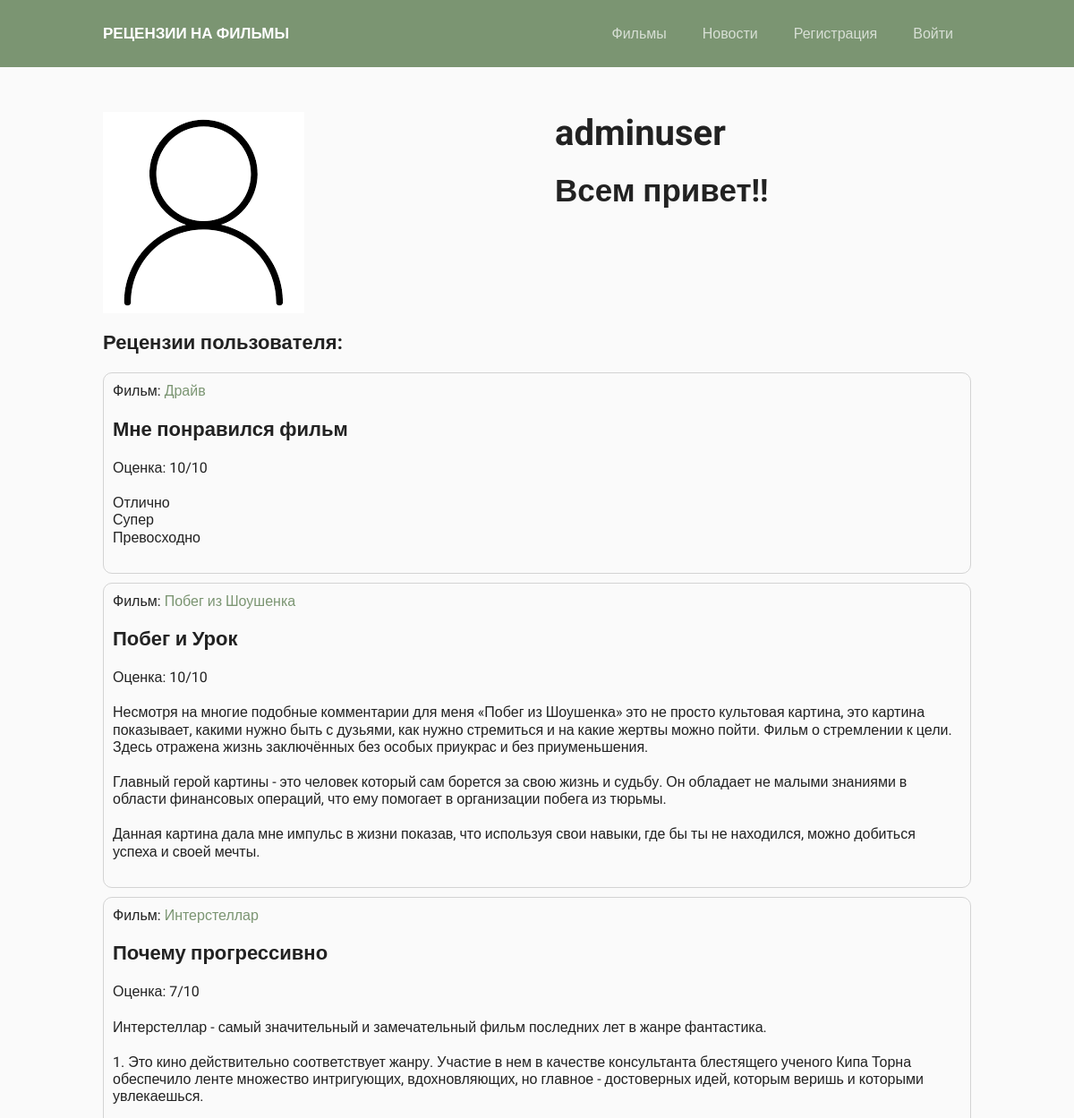
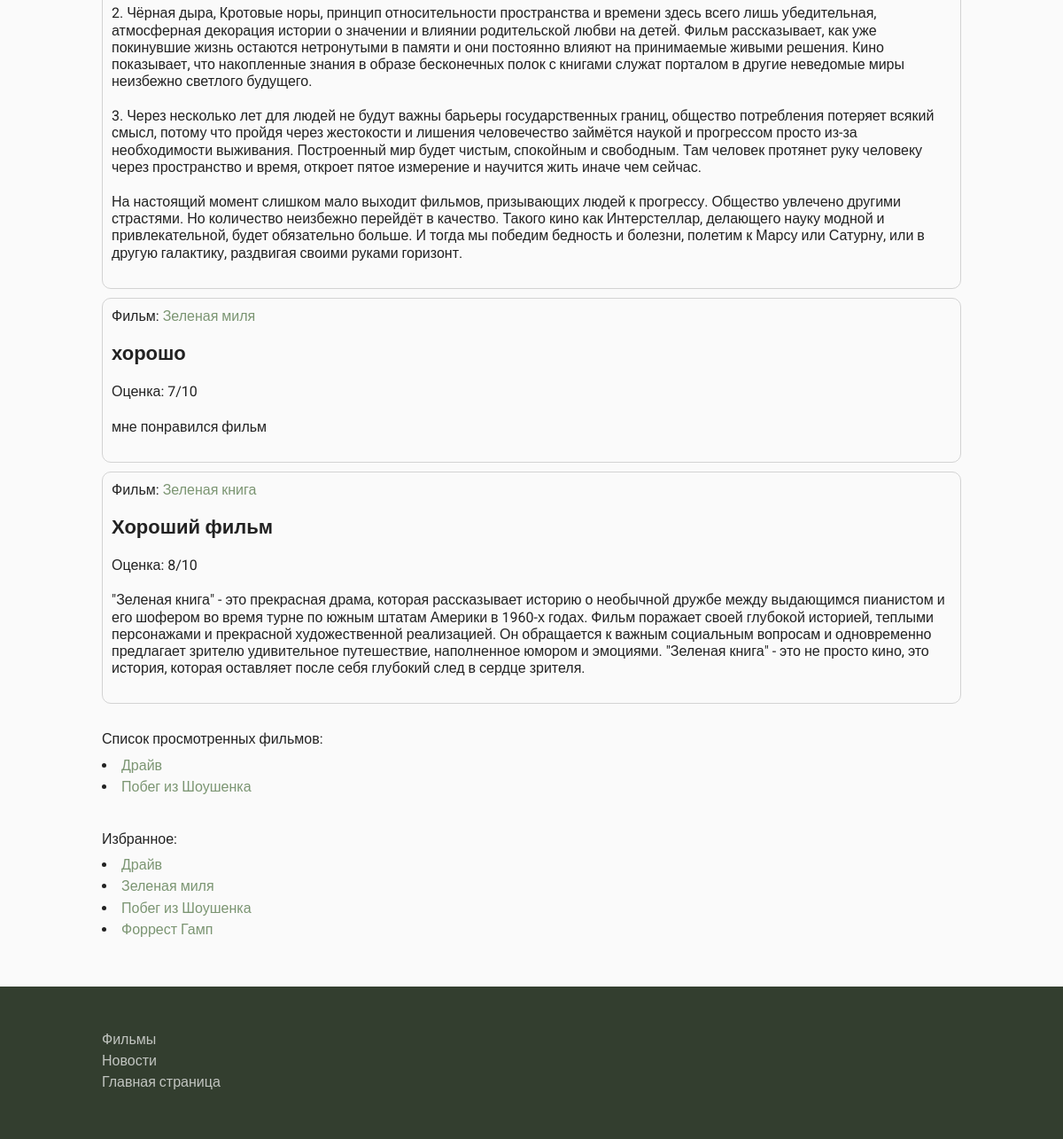
The app's page /profile/1 with its own data (2 pictures, top to bottom).
### movieapp/models.py (models this page shows, shortened)
class Profile(models.Model):
    user = models.OneToOneField(User, on_delete=models.CASCADE)
    avatar = models.ImageField(null=True, blank=True, upload_to="photos/%Y/%m/%d/")
    status = models.CharField(verbose_name="User status", null=True, blank=True, max_length=255)
    time_create=models.DateTimeField(auto_now_add=True)
    time_update=models.DateTimeField(auto_now=True)
    is_worker = models.BooleanField(default=False)
    class Meta:
        verbose_name = "Profile"
        verbose_name_plural = "Profiles"

class Review(models.Model):
    FILM_MARKS = [
        ('1', '1'),
        ('2', '2'),
        ('3', '3'),
        ('4', '4'),
        ('5', '5'),
        ('6', '6'),
        ('7', '7'),
        ('8', '8'),
        ('9', '9'),
        ('10', '10'),
    ]
    user = models.ForeignKey(User, on_delete=models.CASCADE)
    Review_title = models.CharField(max_length=255)
    Mark = models.CharField(max_length=2, choices=FILM_MARKS)
    Main_text = models.TextField()
    Moviee=models.ForeignKey(Film, on_delete=models.CASCADE)
    time_create = models.DateTimeField(auto_now_add=True)
    time_update = models.DateTimeField(auto_now=True)
    class Meta:
        verbose_name = "Review"
        verbose_name_plural = "Reviews"

class Film(models.Model):
    film_title = models.CharField(max_length=255)
    user = models.ForeignKey(User, on_delete=models.CASCADE)
    picture = models.ImageField(upload_to="photos/%Y/%m/%d/")
    Year = models.CharField(verbose_name="Production year", max_length=50)
    time_create = models.DateTimeField(auto_now_add=True)
    time_update = models.DateTimeField(auto_now=True)
    genre = models.CharField(max_length=255)
    actors = models.CharField(max_length=255)
    director = models.CharField(max_length=255)
    description = models.TextField()
    users_favorites = models.ManyToManyField(User, related_name = "users_favorites")
    users_viewed = models.ManyToManyField(User, related_name = "users_vieved")
    def __str__(self):
        return self.film_title
    class Meta:
        verbose_name = "Film"
        verbose_name_plural = "Films"

### movieapp/views.py (the view)
# urls.py: re_path(r'^profile/(?P<id>\w+)\/?$', show_profile, name = 'show_profile'),
def show_profile(request, id):
    my = False
    if id =="my" and request.user.is_authenticated==False:
        return redirect('home')
    else:
        if id == "my" :
            user = User.objects.get(pk=request.user.pk)
            my = True
        else:
            profilechek = User.objects.filter(pk=int(id))
            if len(profilechek) != 0:
                user = User.objects.get(pk=int(id))
            else:
                return redirect('home')
        if user.pk == request.user.pk:
            my = True
        reviews = Review.objects.filter(user=user.pk)
        viewed = user.users_vieved.all()
        favorites = user.users_favorites.all()
        context = {
            'user': user,
            'my': my,
            'reviews': reviews,
            'viewed': viewed,
            'favorites': favorites,
        }
        return render(request, "movieapp/profile.html", context)

### movieapp/templates/movieapp/profile.html (shortened to what this page needs)
{% extends 'movieapp/base.html' %}
{% block content %}
<div class="userprofile_container">
    <div class="useravatar">
    {% if user.profile.avatar %}
        <p style ="word-wrap: break-word; margin-bottom: 0px"><img style ="margin-bottom: 20px" class src="{{user.profile.avatar.url}}"></p>
    {%else%}
        <p style ="margin-bottom: 0px"><img class src="https://iupac.org/wp-content/uploads/2018/05/default-avatar.png"></p>
    {% endif %}
    </div>
    <div class ="usertext">
        <p style="font-weight: bold; font-size: 40px; margin-bottom: 20px">{{user.username}}</p>
    {% if user.profile.status %}
        <p style="font-weight: bold; font-size: 35px; margin-bottom: 20px">{{user.profile.status}}</p>
    {% endif %}
    </div>
</div>
{% if reviews %}
    <p style="margin-bottom: 20px; font-size: 22px; font-weight: bold">Рецензии пользователя:</p>
{% endif %}
{% for r in reviews %}
<div style="margin-bottom: 10px; border: 1px solid lightgray; border-radius: 10px; padding: 10px">
    <p style="margin-bottom: 20px">Фильм: <a class ="button_href" href="{% url 'film' r.Moviee_id %}">{{r.Moviee}}</a></p>
    <p style="margin-bottom: 20px; font-size: 22px; font-weight: bold">{{r.Review_title}}</p>
    <p style="margin-bottom: 20px;">Оценка: {{r.Mark}}/10</p>
    <div class="main_text_div">
        <p>{{r.Main_text|linebreaks}}</p>
    </div>
</div>
{% endfor %}
{% if viewed %}
    <p style="margin-bottom: 10px; margin-top: 30px">Список просмотренных фильмов:</p>
{% endif %}
{% for v in viewed %}
    <li style="margin-bottom: 5px"><a class ="button_href" href="{% url 'film' v.id %}">{{v.film_title}}</a></li>
{% endfor %}
{% if favorites  %}
    <p style="margin-bottom: 10px; margin-top: 40px">Избранное:</p>
{% endif %}
{% for f in favorites %}
   <li style="margin-bottom: 5px;"><a class ="button_href" href="{% url 'film' f.id %}">{{f.film_title}}</a></li>
{% endfor %}
{% endblock content %}

### movieapp/static/movieapp/css/style.css (style rules this page uses)
html { box-sizing: border-box; height: 100%; }
*, *::after, *::before { box-sizing: inherit; }
body { display: flex; flex-direction: column; font-family: "Roboto", sans-serif; font-size: 16px; line-height: 1.2; height: 100%; }
p { margin-bottom: 40px; }
img { max-width: 100%; height: auto; margin-bottom: 40px; }
.button_href { text-decoration:none; color: #7b9572; }
.main_text_div > p { margin-bottom: 20px; }
.userprofile_container { display: flex; align-items: stretch; }
.useravatar { width: 50%; }
.usertext { width: 50%; padding-left: 20px; }

### records on screen
Review: Moviee "Драйв", Review_title "Мне понравился фильм", Mark "10", Main_text "Отлично Супер Превосходно"
Review: Moviee "Побег из Шоушенка", Review_title "Побег и Урок", Mark "10", Main_text "Несмотря на многие подобные комментарии для меня «Побег из Шоушенка» это не просто культовая картина, это картина показывает, какими нужно быть с дузьями, как нужно стремиться и на какие жертвы можно пойти. Фильм о стремлении к цели. Здесь отражена жизнь заключённых без особых приукрас и без приуменьшения. Главный герой картины - это человек который сам борется за свою жизнь и судьбу. Он обладает не малыми знаниями в области финансовых операций, что ему помогает в организации побега из тюрьмы. Данная картина дала мне импульс в жизни показав, что используя свои навыки, где бы ты не находился, можно добиться успеха и своей мечты."
Review: Moviee "Интерстеллар", Review_title "Почему прогрессивно", Mark "7", Main_text "Интерстеллар - самый значительный и замечательный фильм последних лет в жанре фантастика. 1. Это кино действительно соответствует жанру. Участие в нем в качестве консультанта блестящего ученого Кипа Торна обеспечило ленте множество интригующих, вдохновляющих, но главное - достоверных идей, которым веришь и которыми увлекаешься. 2. Чёрная дыра, Кротовые норы, принцип относительности пространства и времени здесь всего лишь убедительная, атмосферная декорация истории о значении и влиянии родительской любви на детей. Фильм рассказывает, как уже покинувшие жизнь остаются нетронутыми в памяти и они постоянно влияют на принимаемые живыми решения. Кино показывает, что накопленные знания в образе…"
Review: Moviee "Зеленая миля", Review_title "хорошо", Mark "7", Main_text "мне понравился фильм"
Review: Moviee "Зеленая книга", Review_title "Хороший фильм", Mark "8", Main_text "\"Зеленая книга\" - это прекрасная драма, которая рассказывает историю о необычной дружбе между выдающимся пианистом и его шофером во время турне по южным штатам Америки в 1960-х годах. Фильм поражает своей глубокой историей, теплыми персонажами и прекрасной художественной реализацией. Он обращается к важным социальным вопросам и одновременно предлагает зрителю удивительное путешествие, наполненное юмором и эмоциями. \"Зеленая книга\" - это не просто кино, это история, которая оставляет после себя глубокий след в сердце зрителя."
Film: film_title "Драйв"
Film: film_title "Побег из Шоушенка"
Film: film_title "Зеленая миля"
Film: film_title "Форрест Гамп"

### other values on screen
{{ user.username }} "adminuser"
{{ user.profile.status }} "Всем привет!!"
